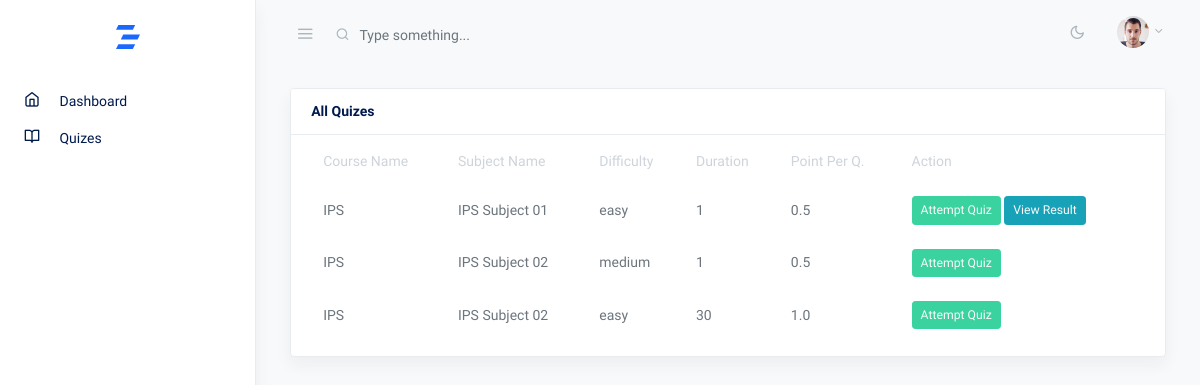
/quizes/ (signed in), run on the app's committed database.
### course/models.py (models this page shows, shortened)
class QuestionPattern(models.Model):
    TIER_CHOICES = [
        ('easy', 'Easy'),
        ('medium', 'Medium'),
        ('hard', 'Hard'),
    ]
    subject = models.ForeignKey(Subject, on_delete=models.CASCADE)
    tier = models.CharField(max_length=10, choices=TIER_CHOICES)
    exam_duration = models.PositiveIntegerField(default=30)
    points = models.FloatField(default=1.0, verbose_name="Points for each Question")
    random_serve = models.BooleanField(default=False)
    is_featured = models.BooleanField(default=False)
    total_questions_served = models.PositiveIntegerField(default=0, verbose_name="Total Questions Served")
    class Meta:
        verbose_name = "Question Pattern"
        verbose_name_plural = "  Question Patterns"

class Subject(models.Model):
    course = models.ForeignKey(Course, on_delete=models.CASCADE)
    name = models.CharField(max_length=100)
    is_active = models.BooleanField(default=True)
    class Meta:
        verbose_name = "Subject"
        verbose_name_plural = "   Subjects"

class Course(models.Model):
    name = models.CharField(max_length=100)
    slug = models.SlugField(unique=True)
    status = models.BooleanField(default=True)
    class Meta:
        verbose_name = "Course"
        verbose_name_plural = "    Courses"

### core/views.py (the view)
# urls.py: path('quizes/', views.quizes, name='quizes'),
@login_required
def quizes(request):
    user = request.user
    user_course = request.user.course
    quizzes = QuestionPattern.objects.filter(subject__course=user_course).select_related('subject__course').all()
    participation_status = {}
    attempt_ids = {}
    is_all_correct = {}
    for quiz in quizzes:
        attempt = UserAttempt.objects.filter(user=user, question=quiz).first()
        if attempt:
            participation_status[quiz.id] = True
            attempt_ids[quiz.id] = attempt.id
            is_all_correct[quiz.id] = attempt.is_correct
        else:
            participation_status[quiz.id] = False
    return render(request, 'user/quizes.html', {
        'quizzes': quizzes, 'participation_status': participation_status,
        'attempt_ids': attempt_ids,
        'is_all_correct': is_all_correct
        }
    )

### core/custom_filters.py (called while the page is built)
@register.filter(name='get_value')
def get_value(dictionary, key):
    return dictionary.get(key, False)

@register.filter
def get_item(dictionary, key):
    return dictionary.get(key)

### templates/user/quizes.html (shortened to what this page needs)
{% extends 'user/assets/base.html' %}
{% load custom_filters %}
{% block content %}
<div class="container-fluid">
    <div class="row justify-content-center">
      <div class="col-12">
        <div class="row">
            <div class="col-md-12">
              <div class="card shadow eq-card">
                <div class="card-header">
                  <strong class="card-title">All Quizes</strong>
                </div>
                <div class="card-body">
                  <table class="table table-hover table-borderless table-striped mt-n3 mb-n1">
                    <thead>
                      <tr>
                        <th>Course Name</th>
                        <th>Subject Name</th>
                        <th>Difficulty</th>
                        <th>Duration</th>
                        <th>Point Per Q.</th>
                        <th>Action</th>
                      </tr>
                    </thead>
                    <tbody>
                        {% for quiz in quizzes %}
                        <tr>
                            <td>{{ quiz.subject.course.name }}</td>
                            <td>{{ quiz.subject.name }}</td>
                            <td>{{ quiz.tier }}</td>
                            <td>{{ quiz.exam_duration }}</td>
                            <td>{{ quiz.points }}</td>
                            <td>
                              {% if participation_status|get_value:quiz.id %}
                                {% if not is_all_correct|get_value:quiz.id %}
                                  <button class="btn btn-success btn-sm text-light" type="button" data-toggle="modal" data-target="#verticalModal_{{forloop.counter}}">Attempt Quiz</button>
                                  <a href="{% url 'core:attempt_answer' user_attempt_id=attempt_ids|get_item:quiz.id %}">
                                    <button class="btn btn-info btn-sm text-light" type="button">View Result</button>
                                  </a>
                                {% else %}
                                  {% if attempt_ids|get_item:quiz.id %}
                                      <a href="{% url 'core:attempt_answer' user_attempt_id=attempt_ids|get_item:quiz.id %}">
                                          <button class="btn btn-info btn-sm text-light" type="button">View Result</button>
                                      </a>
                                  {% endif %}
                                {% endif %}
                              {% else %}
                                <button class="btn btn-success btn-sm text-light" type="button" data-toggle="modal" data-target="#verticalModal_{{forloop.counter}}">Attempt Quiz</button>
                              {% endif %}
                            </td>
                        </tr>
                        {% endfor %}
                    </tbody>
                  </table>
                </div>
              </div>
            </div>
          </div>
      </div>
    </div>
  </div>
{% endblock %}

### data on the page
QuestionPattern: subject.course.name "IPS", subject.name "IPS Subject 01", tier "easy", exam_duration "1", points "0.5"
QuestionPattern: subject.course.name "IPS", subject.name "IPS Subject 02", tier "medium", exam_duration "1", points "0.5"
QuestionPattern: subject.course.name "IPS", subject.name "IPS Subject 02", tier "easy", exam_duration "30", points "1.0"
